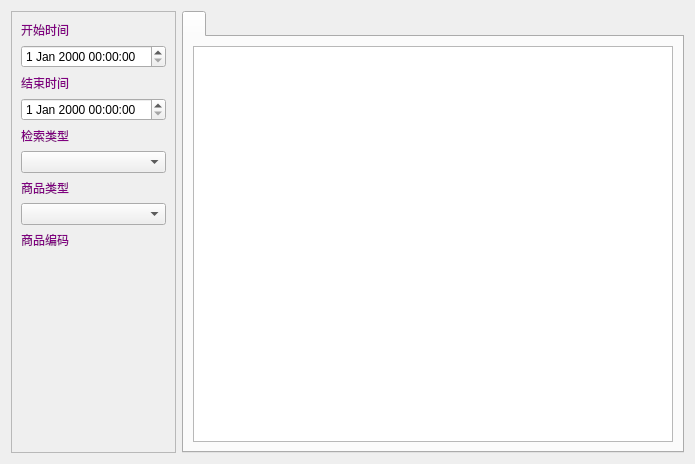
<?xml version="1.0" encoding="UTF-8"?>
<ui version="4.0">
 <class>w_i_inventory_summaryquery_Dialog</class>
 <widget class="QDialog" name="w_i_inventory_summaryquery_Dialog">
  <property name="geometry">
   <rect>
    <x>0</x>
    <y>0</y>
    <width>695</width>
    <height>464</height>
   </rect>
  </property>
  <property name="windowTitle">
   <string>Dialog</string>
  </property>
  <layout class="QHBoxLayout" name="horizontalLayout">
   <item>
    <widget class="QFrame" name="frame">
     <property name="maximumSize">
      <size>
       <width>16777215</width>
       <height>16777215</height>
      </size>
     </property>
     <property name="frameShape">
      <enum>QFrame::StyledPanel</enum>
     </property>
     <property name="frameShadow">
      <enum>QFrame::Raised</enum>
     </property>
     <layout class="QVBoxLayout" name="verticalLayout">
      <item>
       <widget class="QLabel" name="label_2">
        <property name="styleSheet">
         <string notr="true">color:purple;</string>
        </property>
        <property name="text">
         <string>开始时间</string>
        </property>
       </widget>
      </item>
      <item>
       <widget class="lds_datetimeEdit" name="dateTimeEdit"/>
      </item>
      <item>
       <widget class="QLabel" name="label_6">
        <property name="styleSheet">
         <string notr="true">color:purple;</string>
        </property>
        <property name="text">
         <string>结束时间</string>
        </property>
       </widget>
      </item>
      <item>
       <widget class="lds_datetimeEdit" name="dateTimeEdit_2"/>
      </item>
      <item>
       <widget class="QLabel" name="label_7">
        <property name="styleSheet">
         <string notr="true">color:purple;</string>
        </property>
        <property name="text">
         <string>检索类型</string>
        </property>
       </widget>
      </item>
      <item>
       <widget class="lds_ComboBox" name="comboBox_type">
        <property name="editable">
         <bool>false</bool>
        </property>
       </widget>
      </item>
      <item>
       <widget class="QLabel" name="label_3">
        <property name="styleSheet">
         <string notr="true">color:purple;</string>
        </property>
        <property name="text">
         <string>商品类型</string>
        </property>
       </widget>
      </item>
      <item>
       <widget class="lds_ComboBox" name="comboBox_series">
        <property name="editable">
         <bool>false</bool>
        </property>
       </widget>
      </item>
      <item>
       <widget class="QLabel" name="label_4">
        <property name="styleSheet">
         <string notr="true">color:purple;</string>
        </property>
        <property name="text">
         <string>商品编码</string>
        </property>
       </widget>
      </item>
      <item>
       <widget class="lds_selectgoods" name="selectgoods" native="true"/>
      </item>
      <item>
       <widget class="lds_toolbar" name="widget"/>
      </item>
      <item>
       <spacer name="verticalSpacer">
        <property name="orientation">
         <enum>Qt::Vertical</enum>
        </property>
        <property name="sizeHint" stdset="0">
         <size>
          <width>20</width>
          <height>40</height>
         </size>
        </property>
       </spacer>
      </item>
     </layout>
    </widget>
   </item>
   <item>
    <widget class="QTabWidget" name="tabWidget">
     <property name="currentIndex">
      <number>0</number>
     </property>
     <widget class="QWidget" name="tab">
      <attribute name="title">
       <string/>
      </attribute>
      <layout class="QVBoxLayout" name="verticalLayout_4">
       <item>
        <widget class="lds_tableview_sum" name="tableView"/>
       </item>
      </layout>
     </widget>
    </widget>
   </item>
  </layout>
 </widget>
 <customwidgets>
  <customwidget>
   <class>lds_toolbar</class>
   <extends>QFrame</extends>
   <header>lds_toolbar.h</header>
   <container>1</container>
  </customwidget>
  <customwidget>
   <class>lds_tableview_sum</class>
   <extends>QTableView</extends>
   <header>lds_tableview_sum.h</header>
  </customwidget>
  <customwidget>
   <class>lds_datetimeEdit</class>
   <extends>QDateTimeEdit</extends>
   <header>lds_datetimeedit.h</header>
  </customwidget>
  <customwidget>
   <class>lds_ComboBox</class>
   <extends>QComboBox</extends>
   <header>lds_combobox.h</header>
  </customwidget>
  <customwidget>
   <class>lds_selectgoods</class>
   <extends>QWidget</extends>
   <header>lds_selectgoods.h</header>
   <container>1</container>
   <slots>
    <signal>okstr1(QString)</signal>
   </slots>
  </customwidget>
 </customwidgets>
 <tabstops>
  <tabstop>tabWidget</tabstop>
  <tabstop>tableView</tabstop>
  <tabstop>dateTimeEdit</tabstop>
  <tabstop>dateTimeEdit_2</tabstop>
  <tabstop>comboBox_type</tabstop>
  <tabstop>comboBox_series</tabstop>
 </tabstops>
 <resources/>
 <connections/>
</ui>
